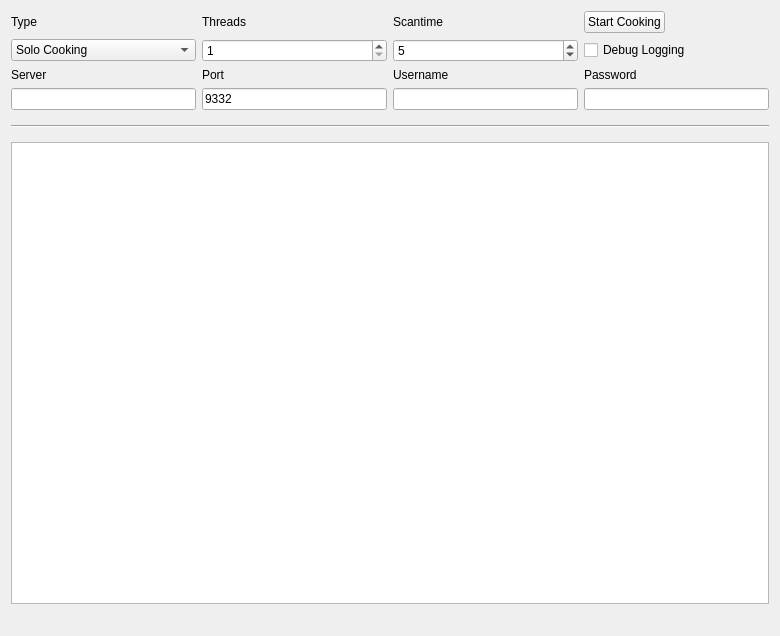
<?xml version="1.0" encoding="UTF-8"?>
<ui version="4.0">
 <class>MiningPage</class>
 <widget class="QWidget" name="MiningPage">
  <property name="geometry">
   <rect>
    <x>0</x>
    <y>0</y>
    <width>780</width>
    <height>636</height>
   </rect>
  </property>
  <property name="windowTitle">
   <string>Cooking</string>
  </property>
  <layout class="QGridLayout" name="gridLayout">
   <property name="sizeConstraint">
    <enum>QLayout::SetMaximumSize</enum>
   </property>
   <item row="7" column="1">
    <widget class="QLineEdit" name="serverLine">
     <property name="enabled">
      <bool>true</bool>
     </property>
    </widget>
   </item>
   <item row="6" column="3">
    <widget class="QLabel" name="usernameLabel">
     <property name="enabled">
      <bool>true</bool>
     </property>
     <property name="text">
      <string>Username</string>
     </property>
    </widget>
   </item>
   <item row="6" column="1">
    <widget class="QLabel" name="serverLabel">
     <property name="enabled">
      <bool>true</bool>
     </property>
     <property name="text">
      <string>Server</string>
     </property>
    </widget>
   </item>
   <item row="7" column="3">
    <widget class="QLineEdit" name="usernameLine">
     <property name="enabled">
      <bool>true</bool>
     </property>
     <property name="text">
      <string/>
     </property>
    </widget>
   </item>
   <item row="6" column="4">
    <widget class="QLabel" name="passwordLabel">
     <property name="enabled">
      <bool>true</bool>
     </property>
     <property name="text">
      <string>Password</string>
     </property>
    </widget>
   </item>
   <item row="6" column="2">
    <widget class="QLabel" name="portLabel">
     <property name="enabled">
      <bool>true</bool>
     </property>
     <property name="text">
      <string>Port</string>
     </property>
    </widget>
   </item>
   <item row="3" column="4">
    <widget class="QPushButton" name="startButton">
     <property name="sizePolicy">
      <sizepolicy hsizetype="Fixed" vsizetype="Fixed">
       <horstretch>0</horstretch>
       <verstretch>0</verstretch>
      </sizepolicy>
     </property>
     <property name="text">
      <string>Start Cooking</string>
     </property>
    </widget>
   </item>
   <item row="8" column="1" colspan="4">
    <widget class="Line" name="line">
     <property name="sizePolicy">
      <sizepolicy hsizetype="Minimum" vsizetype="Fixed">
       <horstretch>0</horstretch>
       <verstretch>0</verstretch>
      </sizepolicy>
     </property>
     <property name="minimumSize">
      <size>
       <width>0</width>
       <height>20</height>
      </size>
     </property>
     <property name="orientation">
      <enum>Qt::Horizontal</enum>
     </property>
    </widget>
   </item>
   <item row="13" column="1" colspan="4">
    <widget class="QListWidget" name="list">
     <property name="autoScrollMargin">
      <number>100000</number>
     </property>
     <property name="dragDropMode">
      <enum>QAbstractItemView::DragOnly</enum>
     </property>
     <property name="selectionMode">
      <enum>QAbstractItemView::NoSelection</enum>
     </property>
     <property name="movement">
      <enum>QListView::Snap</enum>
     </property>
     <property name="batchSize">
      <number>10</number>
     </property>
    </widget>
   </item>
   <item row="14" column="1" colspan="2">
    <widget class="QLabel" name="shareCount">
     <property name="font">
      <font>
       <pointsize>10</pointsize>
       <weight>75</weight>
       <bold>true</bold>
      </font>
     </property>
     <property name="text">
      <string/>
     </property>
    </widget>
   </item>
   <item row="3" column="3">
    <widget class="QLabel" name="scantimeLabel">
     <property name="enabled">
      <bool>true</bool>
     </property>
     <property name="layoutDirection">
      <enum>Qt::LeftToRight</enum>
     </property>
     <property name="text">
      <string>Scantime</string>
     </property>
    </widget>
   </item>
   <item row="3" column="2">
    <widget class="QLabel" name="threadsLabel">
     <property name="enabled">
      <bool>true</bool>
     </property>
     <property name="text">
      <string>Threads</string>
     </property>
    </widget>
   </item>
   <item row="4" column="4">
    <widget class="QCheckBox" name="debugCheckBox">
     <property name="text">
      <string>Debug Logging</string>
     </property>
    </widget>
   </item>
   <item row="3" column="1">
    <widget class="QLabel" name="typeLabel">
     <property name="text">
      <string>Type</string>
     </property>
    </widget>
   </item>
   <item row="4" column="2">
    <widget class="QSpinBox" name="threadsBox">
     <property name="enabled">
      <bool>true</bool>
     </property>
     <property name="minimum">
      <number>1</number>
     </property>
     <property name="maximum">
      <number>99</number>
     </property>
     <property name="singleStep">
      <number>1</number>
     </property>
    </widget>
   </item>
   <item row="4" column="1">
    <widget class="QComboBox" name="typeBox">
     <property name="editable">
      <bool>false</bool>
     </property>
     <property name="currentIndex">
      <number>0</number>
     </property>
     <item>
      <property name="text">
       <string>Solo Cooking</string>
      </property>
     </item>
     <item>
      <property name="text">
       <string>Pool Cooking</string>
      </property>
     </item>
    </widget>
   </item>
   <item row="4" column="3">
    <widget class="QSpinBox" name="scantimeBox">
     <property name="enabled">
      <bool>true</bool>
     </property>
     <property name="minimum">
      <number>1</number>
     </property>
     <property name="value">
      <number>5</number>
     </property>
    </widget>
   </item>
   <item row="7" column="2">
    <widget class="QLineEdit" name="portLine">
     <property name="enabled">
      <bool>true</bool>
     </property>
     <property name="text">
      <string>9332</string>
     </property>
     <property name="value" stdset="0">
      <number>9332</number>
     </property>
    </widget>
   </item>
   <item row="7" column="4">
    <widget class="QLineEdit" name="passwordLine">
     <property name="enabled">
      <bool>true</bool>
     </property>
    </widget>
   </item>
   <item row="14" column="3" colspan="2">
    <widget class="QLabel" name="mineSpeedLabel">
     <property name="sizePolicy">
      <sizepolicy hsizetype="Preferred" vsizetype="Preferred">
       <horstretch>0</horstretch>
       <verstretch>0</verstretch>
      </sizepolicy>
     </property>
     <property name="font">
      <font>
       <pointsize>10</pointsize>
       <weight>75</weight>
       <bold>true</bold>
      </font>
     </property>
     <property name="text">
      <string/>
     </property>
     <property name="alignment">
      <set>Qt::AlignRight|Qt::AlignTrailing|Qt::AlignVCenter</set>
     </property>
    </widget>
   </item>
  </layout>
 </widget>
 <layoutdefault spacing="6" margin="11"/>
 <tabstops>
  <tabstop>startButton</tabstop>
  <tabstop>typeBox</tabstop>
  <tabstop>threadsBox</tabstop>
  <tabstop>scantimeBox</tabstop>
  <tabstop>serverLine</tabstop>
  <tabstop>portLine</tabstop>
  <tabstop>usernameLine</tabstop>
  <tabstop>passwordLine</tabstop>
  <tabstop>debugCheckBox</tabstop>
  <tabstop>list</tabstop>
 </tabstops>
 <resources/>
 <connections/>
</ui>
